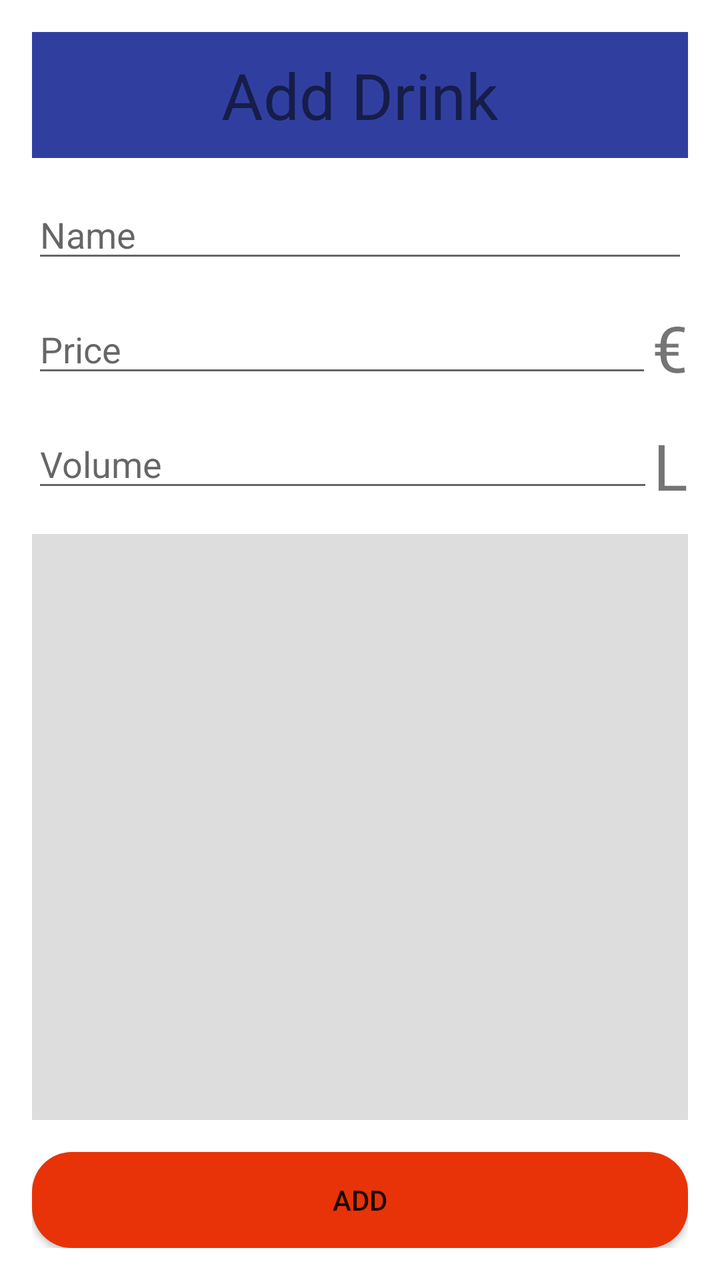
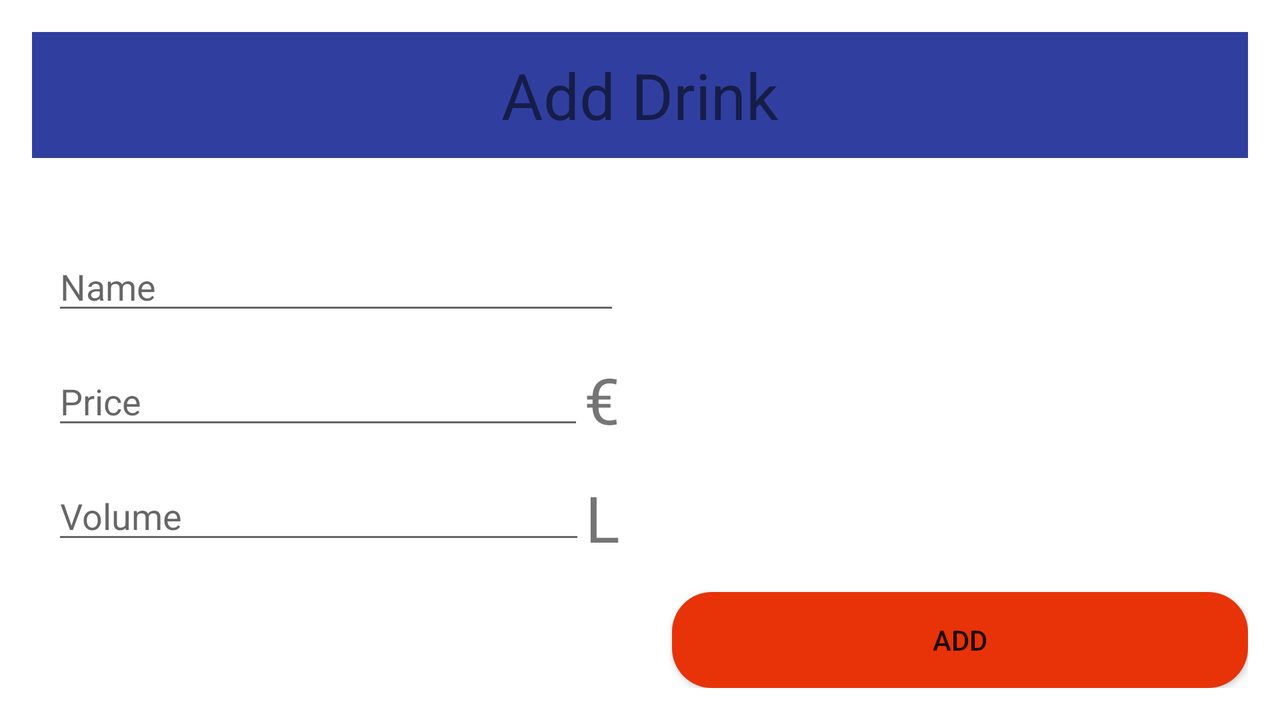

One screen, two layout resources from the same app: the default and the author's alternative for another configuration. Each is rendered where Android would select it; the XML of both is given below.
<!-- AndroidManifest.xml: fallback theme Theme.MaterialComponents.DayNight.NoActionBar -->
<!-- res/layout/activity_create_drink.xml -->
<?xml version="1.0" encoding="utf-8"?>
<RelativeLayout xmlns:android="http://schemas.android.com/apk/res/android"
    xmlns:tools="http://schemas.android.com/tools"
    android:layout_width="match_parent"
    android:layout_height="match_parent"
    android:paddingBottom="@dimen/activity_vertical_margin"
    android:paddingLeft="@dimen/activity_horizontal_margin"
    android:paddingRight="@dimen/activity_horizontal_margin"
    android:paddingTop="@dimen/activity_vertical_margin"
    android:background="@color/background"
    tools:context=".activities.CreateDrinkActivity">

    <TextView
        android:id="@+id/title"
        android:layout_width="match_parent"
        android:layout_height="wrap_content"
        android:text="@string/Add_drink"
        android:textAlignment="center"
        android:textSize="@dimen/Title_size"
        android:background="@color/colorPrimaryDark"
        android:padding="@dimen/padding"/>

    <EditText
        android:id="@+id/name_field"
        android:layout_width="match_parent"
        android:layout_height="wrap_content"
        android:layout_below="@id/title"
        android:hint="@string/Name"
        android:layout_marginTop="@dimen/activity_vertical_margin"/>

    <TextView
        android:id="@+id/currency_text"
        android:layout_width="wrap_content"
        android:layout_height="wrap_content"
        android:text="@string/Currency"
        android:textSize="@dimen/Title_size"
        android:layout_below="@id/name_field"
        android:layout_alignParentRight="true"
        android:layout_marginTop="@dimen/activity_vertical_margin"/>
    <EditText
        android:id="@+id/price_field"
        android:layout_width="0dp"
        android:layout_height="wrap_content"
        android:layout_alignParentLeft="true"
        android:layout_toLeftOf="@id/currency_text"
        android:layout_below="@id/name_field"
        android:hint="@string/Price"
        android:inputType="numberDecimal"
        android:layout_marginTop="@dimen/activity_vertical_margin"
        android:layout_marginBottom="@dimen/activity_vertical_margin"/>

    <TextView
        android:id="@+id/volume_unit_text"
        android:layout_width="wrap_content"
        android:layout_height="wrap_content"
        android:text="@string/Volume_unit"
        android:textSize="@dimen/Title_size"
        android:layout_below="@id/currency_text"
        android:layout_alignParentRight="true"
        android:layout_marginTop="@dimen/activity_vertical_margin"/>
    <EditText
        android:id="@+id/volume_field"
        android:layout_width="0dp"
        android:layout_height="wrap_content"
        android:layout_alignParentLeft="true"
        android:layout_toLeftOf="@id/volume_unit_text"
        android:layout_below="@id/price_field"
        android:inputType="numberDecimal"
        android:hint="@string/Volume"/>

    <Button
        android:id="@+id/confirm_button"
        android:layout_width="match_parent"
        android:layout_height="wrap_content"
        android:layout_alignParentBottom="true"
        android:text="@string/Add"
        android:background="@drawable/customborder_buttons"
        android:padding="@dimen/padding"
        android:layout_marginTop="@dimen/activity_vertical_margin"
        />

    <ImageView
        android:id="@+id/photo_imageView"
        android:layout_width="match_parent"
        android:layout_height="0dp"
        android:layout_above="@id/confirm_button"
        android:layout_below="@id/volume_field"
        android:layout_marginTop="@dimen/activity_vertical_margin"
        android:background="@color/grey"/>
</RelativeLayout>
<!-- resources referenced by this layout -->
<resources>
  <color name="colorPrimaryDark">#303F9F</color>
  <color name="grey">#DDDDDD</color>
  <dimen name="Title_size">32dp</dimen>
  <dimen name="activity_horizontal_margin">16dp</dimen>
  <dimen name="activity_vertical_margin">16dp</dimen>
  <dimen name="padding">10dp</dimen>
  <!-- drawable customborder_buttons (drawable) -->
  <?xml version="1.0" encoding="UTF-8"?>
  <shape xmlns:android="http://schemas.android.com/apk/res/android" android:shape="rectangle">
      <corners android:radius="20dp"/>
      <padding android:left="10dp" android:right="10dp" android:top="10dp" android:bottom="10dp"/>
      <solid android:color="#e73307"/>
  </shape>
  <string name="Add">Add</string>
  <string name="Add_drink">Add Drink</string>
  <string name="Currency">€</string>
  <string name="Name">Name</string>
  <string name="Price">Price</string>
  <string name="Volume">Volume</string>
  <string name="Volume_unit">L</string>
</resources>
<!-- res/layout-land/activity_create_drink.xml (the author's variant of the layout above) -->
<!-- drawn on the phone turned sideways -->
<?xml version="1.0" encoding="utf-8"?>
<RelativeLayout xmlns:android="http://schemas.android.com/apk/res/android"
    xmlns:tools="http://schemas.android.com/tools"
    android:layout_width="match_parent"
    android:layout_height="match_parent"
    android:paddingBottom="@dimen/activity_vertical_margin"
    android:paddingLeft="@dimen/activity_horizontal_margin"
    android:paddingRight="@dimen/activity_horizontal_margin"
    android:paddingTop="@dimen/activity_vertical_margin"
    android:background="@color/background"
    tools:context=".activities.CreateDrinkActivity">


    <TextView
        android:id="@+id/center"
        android:layout_width="0dp"
        android:layout_height="0dp"
        android:layout_centerInParent="true"/>

    <TextView
        android:id="@+id/title"
        android:layout_width="match_parent"
        android:layout_height="wrap_content"
        android:text="@string/Add_drink"
        android:textAlignment="center"
        android:textSize="@dimen/Title_size"
        android:background="@color/colorPrimaryDark"
        android:padding="@dimen/padding"/>

    <RelativeLayout
        android:layout_width="0dp"
        android:layout_height="0dp"
        android:layout_below="@id/title"
        android:layout_alignParentBottom="true"
        android:layout_alignParentStart="true"
        android:layout_alignParentLeft="true"
        android:layout_toStartOf="@id/center"
        android:layout_toLeftOf="@id/center"
        android:layout_marginTop="@dimen/activity_vertical_margin"
        android:background="@drawable/customborder">

        <EditText
            android:id="@+id/name_field"
            android:layout_width="match_parent"
            android:layout_height="wrap_content"
            android:hint="@string/Name"
            android:layout_marginTop="@dimen/activity_vertical_margin"/>

        <TextView
            android:id="@+id/currency_text"
            android:layout_width="wrap_content"
            android:layout_height="wrap_content"
            android:text="@string/Currency"
            android:textSize="@dimen/Title_size"
            android:layout_below="@id/name_field"
            android:layout_alignParentEnd="true"
            android:layout_alignParentRight="true"
            android:layout_marginTop="@dimen/activity_vertical_margin"/>

        <EditText
            android:id="@+id/price_field"
            android:layout_width="0dp"
            android:layout_height="wrap_content"
            android:layout_alignParentLeft="true"
            android:layout_toLeftOf="@id/currency_text"
            android:layout_below="@id/name_field"
            android:hint="@string/Price"
            android:inputType="numberDecimal"
            android:layout_marginTop="@dimen/activity_vertical_margin"
            android:layout_marginBottom="@dimen/activity_vertical_margin"/>

        <TextView
            android:id="@+id/volume_unit_text"
            android:layout_width="wrap_content"
            android:layout_height="wrap_content"
            android:text="@string/Volume_unit"
            android:textSize="@dimen/Title_size"
            android:layout_below="@id/currency_text"
            android:layout_alignParentEnd="true"
            android:layout_alignParentRight="true"
            android:layout_marginTop="@dimen/activity_vertical_margin"/>

        <EditText
            android:id="@+id/volume_field"
            android:layout_width="0dp"
            android:layout_height="wrap_content"
            android:layout_alignParentLeft="true"
            android:layout_toLeftOf="@id/volume_unit_text"
            android:layout_below="@id/price_field"
            android:inputType="numberDecimal"
            android:hint="@string/Volume"/>

    </RelativeLayout>



    <Button
        android:id="@+id/confirm_button"
        android:layout_width="wrap_content"
        android:layout_height="wrap_content"
        android:layout_alignParentBottom="true"
        android:layout_alignParentEnd="true"
        android:layout_alignParentRight="true"
        android:layout_toEndOf="@id/center"
        android:layout_toRightOf="@id/center"
        android:text="@string/Add"
        android:background="@drawable/customborder_buttons"
        android:padding="@dimen/padding"
        android:layout_marginTop="@dimen/activity_vertical_margin"
        android:layout_marginStart="@dimen/activity_horizontal_margin"
        android:layout_marginLeft="@dimen/activity_horizontal_margin"
        />

    <ImageView
        android:id="@+id/photo_imageView"
        android:layout_width="0dp"
        android:layout_height="0dp"
        android:layout_above="@id/confirm_button"
        android:layout_toRightOf="@id/center"
        android:layout_alignParentRight="true"
        android:layout_below="@id/title"
        android:layout_marginTop="@dimen/activity_vertical_margin"
        android:layout_marginStart="@dimen/activity_horizontal_margin"
        android:layout_marginLeft="@dimen/activity_horizontal_margin"
        android:background="@color/beige" />
</RelativeLayout>
<!-- resources referenced by the variant -->
<!-- as the phone turned sideways resolves them -->
<resources>
  <color name="colorPrimaryDark">#303F9F</color>
  <dimen name="Title_size">32dp</dimen>
  <dimen name="activity_horizontal_margin">16dp</dimen>
  <dimen name="activity_vertical_margin">16dp</dimen>
  <dimen name="padding">10dp</dimen>
  <!-- drawable customborder (drawable) -->
  <?xml version="1.0" encoding="UTF-8"?>
  <shape xmlns:android="http://schemas.android.com/apk/res/android" android:shape="rectangle">
      <corners android:radius="20dp"/>
      <padding android:left="10dp" android:right="10dp" android:top="10dp" android:bottom="10dp"/>
      <solid android:color="@color/beige"/>
  </shape>
  <!-- drawable customborder_buttons (drawable) -->
  <?xml version="1.0" encoding="UTF-8"?>
  <shape xmlns:android="http://schemas.android.com/apk/res/android" android:shape="rectangle">
      <corners android:radius="20dp"/>
      <padding android:left="10dp" android:right="10dp" android:top="10dp" android:bottom="10dp"/>
      <solid android:color="#e73307"/>
  </shape>
  <string name="Add">Add</string>
  <string name="Add_drink">Add Drink</string>
  <string name="Currency">€</string>
  <string name="Name">Name</string>
  <string name="Price">Price</string>
  <string name="Volume">Volume</string>
  <string name="Volume_unit">L</string>
</resources>
